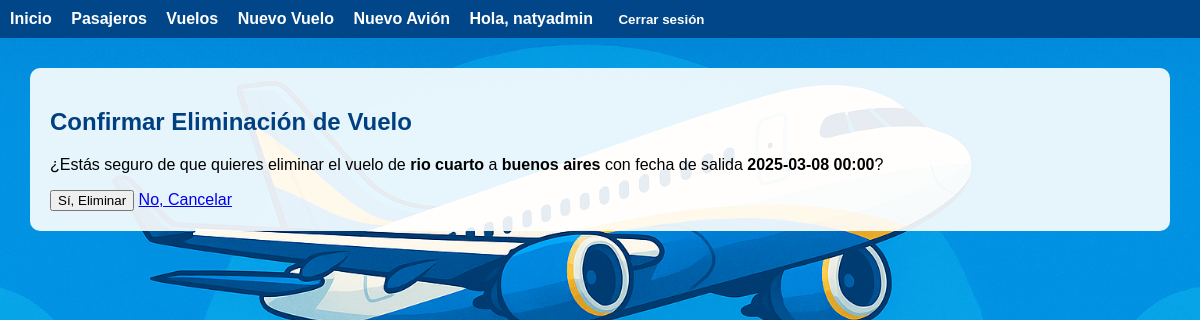
Page /vuelos/1/eliminar/ (signed in) on the committed database.
### vuelos/models.py (models this page shows, shortened)
class Vuelo(models.Model):
    ESTADOS = [
        ('programado', 'Programado'),
        ('en_vuelo', 'En Vuelo'),
        ('finalizado', 'Finalizado'),
        ('cancelado', 'Cancelado'),
    ]
    avion = models.ForeignKey(Avion, on_delete=models.CASCADE, related_name='vuelos')
    origen = models.CharField(max_length=100)
    destino = models.CharField(max_length=100)
    fecha_salida = models.DateTimeField()
    fecha_llegada = models.DateTimeField()
    estado = models.CharField(max_length=20, choices=ESTADOS, default='programado')
    precio_base = models.DecimalField(max_digits=10, decimal_places=2)
    usuarios_gestores = models.ManyToManyField(User, related_name='vuelos_gestionados')
    class Meta:
        verbose_name = "Vuelo"
        verbose_name_plural = "Vuelos"
        ordering = ['fecha_salida']

### vuelos/views.py (the view)
# urls.py: path('<int:vuelo_id>/eliminar/', views.eliminar_vuelo, name='eliminar_vuelo'),
@login_required
def eliminar_vuelo(request, vuelo_id):
    vuelo = get_object_or_404(Vuelo, pk=vuelo_id)
    if request.user.perfil.rol not in ['admin', 'operador']:
        return redirect('home:index')
    if request.method == 'POST':
        vuelo.delete()
        messages.success(request, "Vuelo eliminado exitosamente.")
        return redirect('vuelos:vuelo_list')
    return render(request, 'vuelos/confirmar_eliminar_vuelo.html', {'vuelo': vuelo})

### usuarios/models.py (called while the page is built)
def get_perfil(self):
    return getattr(self, 'perfilusuario', None)

### vuelos/templates/vuelos/confirmar_eliminar_vuelo.html (shortened to what this page needs)
{% extends 'base.html' %}
{% block content %}
  <h2>Confirmar Eliminación de Vuelo</h2>
  <p>¿Estás seguro de que quieres eliminar el vuelo de <strong>{{ vuelo.origen }}</strong> a <strong>{{ vuelo.destino }}</strong> con fecha de salida <strong>{{ vuelo.fecha_salida|date:"Y-m-d H:i" }}</strong>?</p>
  <form method="post">
    <button type="submit">Sí, Eliminar</button>
    <a href="{% url 'vuelos:vuelo_list' %}">No, Cancelar</a>
  </form>
{% endblock %}

### home/templates/base.html (shortened to what this page needs)
{% load static %}
<!DOCTYPE html>
<html lang="es">
<head>
</head>
<body>
    <nav>
        <a href="{% url 'home:index' %}">Inicio</a>
        {% if user.is_authenticated %}
            {% if user.perfilusuario.rol == 'pasajero' %}
                <a href="{% url 'vuelos:vuelo_list' %}">Vuelos</a>
            {% elif user.perfilusuario.rol == 'operador' %}
                <a href="{% url 'pasajeros:listado_pasajeros' %}">Pasajeros</a>
                <a href="{% url 'vuelos:vuelo_list' %}">Vuelos</a>
            {% elif user.perfilusuario.rol == 'admin' %}
                <a href="{% url 'pasajeros:listado_pasajeros' %}">Pasajeros</a>
                <a href="{% url 'vuelos:vuelo_list' %}">Vuelos</a>
                <a href="{% url 'vuelos:crear_vuelo' %}">Nuevo Vuelo</a>
                <a href="{% url 'vuelos:crear_avion' %}">Nuevo Avión</a>
            {% endif %}
            <span>Hola, {{ user.username }}</span>
            <form action="{% url 'usuarios:logout' %}" method="post" style="display:inline;">
                <button type="submit">Cerrar sesión</button>
            </form>
        {% else %}
            <a href="{% url 'usuarios:login' %}">Iniciar sesión</a>
            <a href="{% url 'usuarios:registro' %}">Registrarse</a>
        {% endif %}
    </nav>
    <div class="container">
        {% block content %}
        {% endblock %}
    </div>
</body>
</html>

### rows in the picture
Vuelo: origen "rio cuarto", destino "buenos aires", fecha_salida "2025-03-08 00:00"

### other values in the picture
{{ user.username }} "natyadmin"
